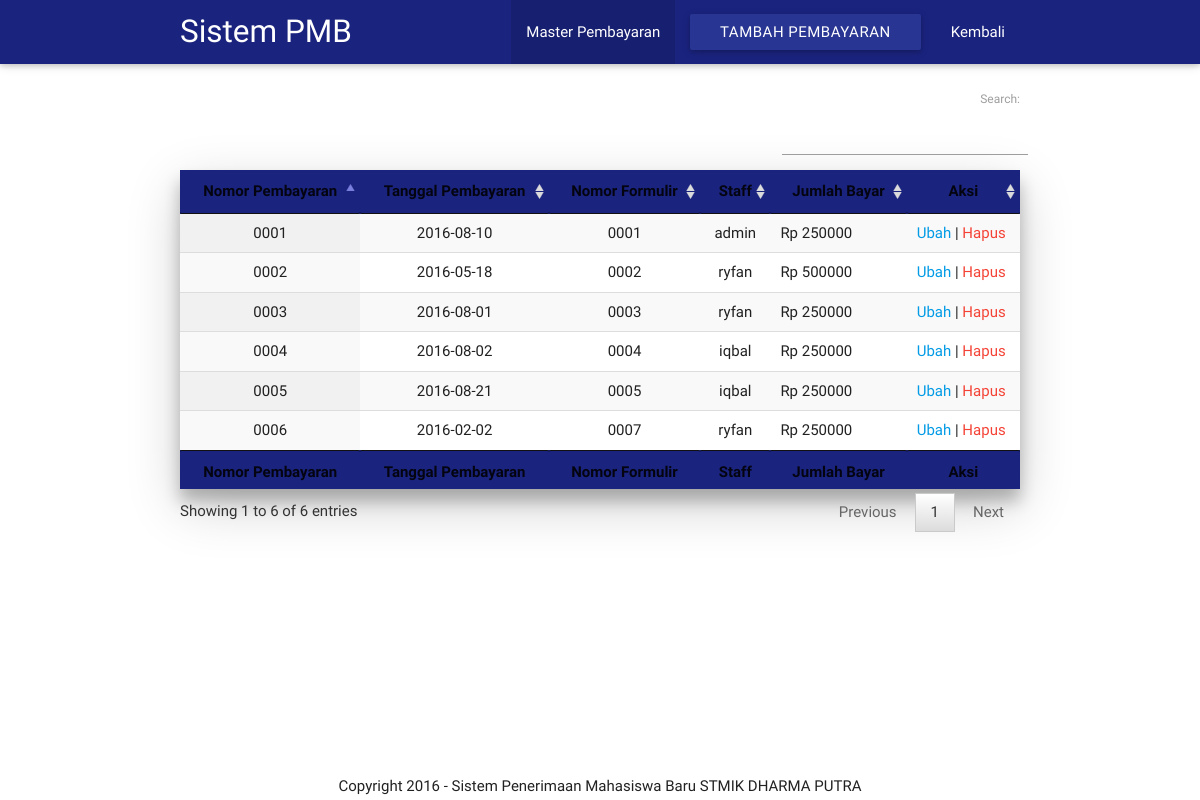
Page /pages/pembayaran.php (signed in) on the committed database.
### tables this page shows
CREATE TABLE `bayar` (
  `no_bayar` varchar(4) NOT NULL DEFAULT '',
  `tgl_bayar` date DEFAULT NULL,
  `no_form` varchar(4) DEFAULT NULL,
  `nama_panitia` varchar(30) DEFAULT NULL,
  `jml_bayar` int(11) DEFAULT NULL,
  PRIMARY KEY (`no_bayar`),
  KEY `no_form` (`no_form`)
);

### pages/pembayaran.php (the view, shortened to what this page needs)
<!DOCTYPE html>
<html>
  <head>
    <link rel="stylesheet" href="../materialize/css/materialize.css" type="text/css" />
    <link href="../materialicon/icon.css" rel="stylesheet">
    <link rel="stylesheet" href="../fontawesome/font-awesome.min.css">
    <link rel="stylesheet" href="../datatables/jquery.dataTables.min.css" type="text/css" />
  </head>
  <body>
    <div class="navbar-fixed">
        <nav class="indigo darken-4">
          <div class="nav-wrapper container">
            <a href="#!" class="brand-logo">Sistem PMB</a>
            <ul class="right hide-on-med-and-down">
              <li class="active"><a href="pembayaran.php">Master Pembayaran</a></li>
              <li><a href="tambahpembayaran.php" class="waves-effect waves-light btn indigo darken-3 lighten-1" >Tambah Pembayaran</a></li>
              <li><a href="../admin.php">Kembali</a></li>
            </ul>
          </div>
        </nav>
      </div>
      <br>
        <div class="container">
          <table  class="striped z-depth-3 display indigo darken-4" id="pembayaran" cellspacing="0" width="100%">
            <thead>
              <tr>
                <th style="text-align:center;">Nomor Pembayaran</th>
                <th style="text-align:center;">Tanggal Pembayaran</th>
                <th style="text-align:center;">Nomor Formulir</th>
                <th style="text-align:center;">Staff</th>
                <th>Jumlah Bayar</th>
                <th>Aksi</th>
              </tr>
            </thead>
            <tfoot>
              <tr>
                <th style="text-align:center;">Nomor Pembayaran</th>
                <th style="text-align:center;">Tanggal Pembayaran</th>
                <th style="text-align:center;">Nomor Formulir</th>
                <th style="text-align:center;">Staff</th>
                <th>Jumlah Bayar</th>
                <th>Aksi</th>
              </tr>
            </tfoot>
            <tbody>
              <?php
              $query = mysql_query("select * from bayar");
              while ($data = mysql_fetch_array($query)) {
              ?>
              <tr>
                <td style="text-align:center;"><?php echo $data['no_bayar'];?></td>
                <td style="text-align:center;"><?php echo $data['tgl_bayar']; ?></td>
                <td style="text-align:center;"><?php echo $data['no_form']; ?></td>
                <td style="text-align:center;"><?php echo $data['nama_panitia']; ?></td>
                <td>Rp <?php echo $data['jml_bayar']; ?></td>
                <td><a href="ubahpembayaran.php?no_bayar=<?php echo $data['no_bayar'];?>">Ubah</a>
                 | <a href="hapuspembayaran.php?no_bayar=<?php echo $data['no_bayar'];?>" class="red-text" onclick="javascript: return confirm('Anda yakin hapus ?')">Hapus</a></td>
              </tr>
              <?php } ?>
            </tbody>
          </table>
        </div>
        <br><br>
      <div class="row center foot"> Copyright 2016 - Sistem Penerimaan Mahasiswa Baru STMIK DHARMA PUTRA</div>
    </body>
</html>

### pages/pembayaran.php (style rules this page uses)
th { text-align: center; }
.foot { position:fixed; left:0px; bottom:0px; height:5px; width:100%; }

### rows in the picture
bayar: no_bayar "0001", tgl_bayar "2016-08-10", no_form "0001", nama_panitia "admin", jml_bayar "250000"
bayar: no_bayar "0002", tgl_bayar "2016-05-18", no_form "0002", nama_panitia "ryfan", jml_bayar "500000"
bayar: no_bayar "0003", tgl_bayar "2016-08-01", no_form "0003", nama_panitia "ryfan", jml_bayar "250000"
bayar: no_bayar "0004", tgl_bayar "2016-08-02", no_form "0004", nama_panitia "iqbal", jml_bayar "250000"
bayar: no_bayar "0005", tgl_bayar "2016-08-21", no_form "0005", nama_panitia "iqbal", jml_bayar "250000"
bayar: no_bayar "0006", tgl_bayar "2016-02-02", no_form "0007", nama_panitia "ryfan", jml_bayar "250000"
